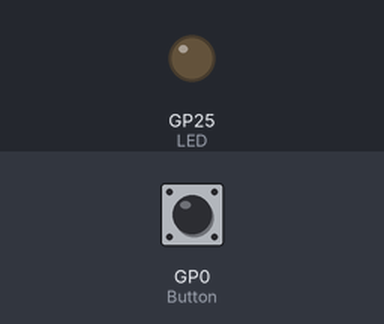
The program below on a simulated Raspberry Pi Pico running MicroPython. Shown: output pins drawn as LEDs (lit = HIGH). The test bench sets the inputs (shaded band); at power-on: GP0 (Button) LOW.

Above: at 1.2 s.
1.3 s: GP0 (Button) pulled HIGH for 0.15 s
At 1.37 s:
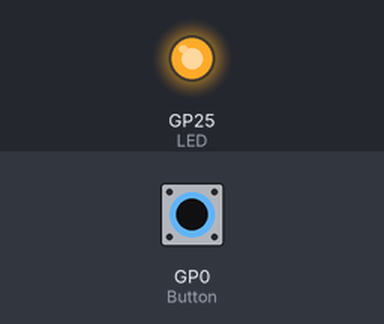
2.9 s: GP0 (Button) pulled HIGH for 3.2 s
At 7.0 s:
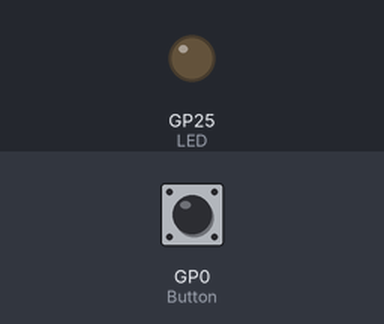
Timing chart, 0 to 8.5 s (numbered marks = the images above; inputs shaded):
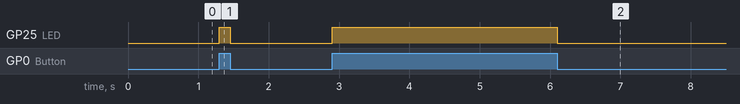

The program:

Experiment_2.py
```python
import machine
#Setup the onboard LED Pin as an output
LED = machine.Pin(25,machine.Pin.OUT)
Button = machine.Pin(0,machine.Pin.IN,
		     machine.Pin.PULL_DOWN)

while True:
    LED.value(Button.value())
```

Measured:
- after the input at 1.3 s, GP25 (LED): LOW → HIGH at once, → LOW 0.15 s later
- after the input at 2.9 s, GP25 (LED): LOW → HIGH at once, → LOW 3.2 s later
